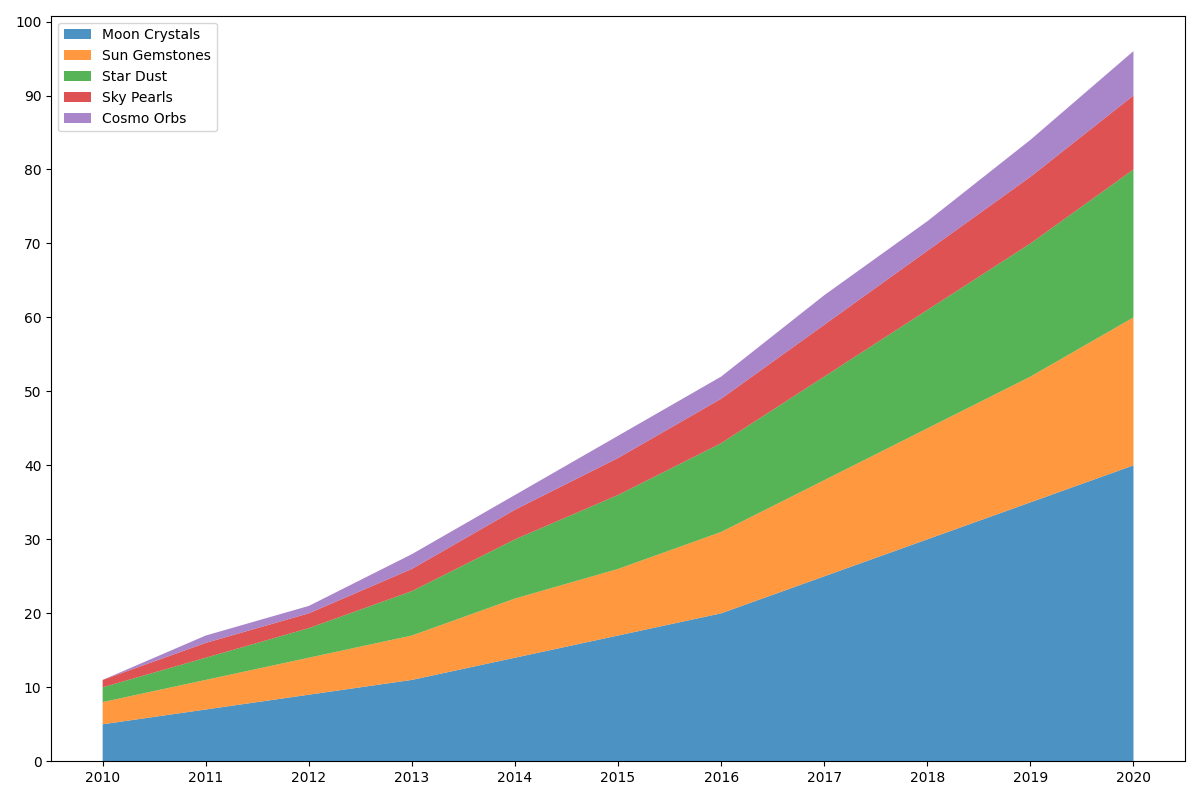

Write Python code to recreate this figure.
import matplotlib.pyplot as plt
import numpy as np

years = np.arange(2010, 2021)

moon_crystals = np.array([5, 7, 9, 11, 14, 17, 20, 25, 30, 35, 40])
sun_gemstones = np.array([3, 4, 5, 6, 8, 9, 11, 13, 15, 17, 20])
star_dust = np.array([2, 3, 4, 6, 8, 10, 12, 14, 16, 18, 20])
sky_pearls = np.array([1, 2, 2, 3, 4, 5, 6, 7, 8, 9, 10])
cosmo_orbs = np.array([0, 1, 1, 2, 2, 3, 3, 4, 4, 5, 6])  # New data series

resource_data = np.vstack([moon_crystals, sun_gemstones, star_dust, sky_pearls, cosmo_orbs])

fig, ax = plt.subplots(figsize=(12, 8))
ax.stackplot(years, resource_data, labels=['Moon Crystals', 'Sun Gemstones', 'Star Dust', 'Sky Pearls', 'Cosmo Orbs'], alpha=0.8)

ax.set_xticks(years)
ax.set_yticks(np.arange(0, 101, 10))
ax.legend(loc='upper left')

plt.tight_layout()
plt.show()
